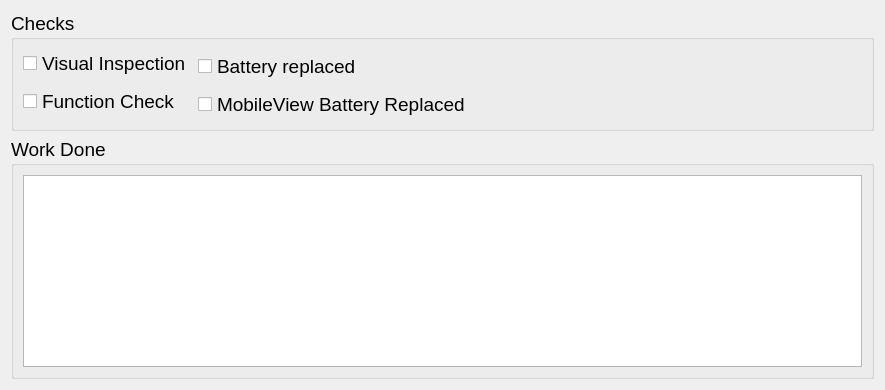
          <widget class="QWidget" name="tab">
           <attribute name="title">
            <string>Return Loan</string>
           </attribute>
           <layout class="QVBoxLayout" name="verticalLayout_9">
            <item>
             <widget class="QGroupBox" name="groupBox_8">
              <property name="maximumSize">
               <size>
                <width>1200</width>
                <height>16777215</height>
               </size>
              </property>
              <property name="font">
               <font>
                <pointsize>14</pointsize>
                <italic>false</italic>
                <bold>false</bold>
               </font>
              </property>
              <property name="cursor">
               <cursorShape>ArrowCursor</cursorShape>
              </property>
              <property name="title">
               <string>Checks</string>
              </property>
              <layout class="QGridLayout" name="gridLayout_4">
               <property name="rightMargin">
                <number>400</number>
               </property>
               <item row="0" column="0">
                <widget class="QCheckBox" name="chkbx_visual_insp">
                 <property name="font">
                  <font>
                   <pointsize>14</pointsize>
                  </font>
                 </property>
                 <property name="cursor">
                  <cursorShape>PointingHandCursor</cursorShape>
                 </property>
                 <property name="text">
                  <string>Visual Inspection</string>
                 </property>
                </widget>
               </item>
               <item row="0" column="1" rowspan="2">
                <widget class="QCheckBox" name="chkbx_batt_replace">
                 <property name="font">
                  <font>
                   <pointsize>14</pointsize>
                  </font>
                 </property>
                 <property name="cursor">
                  <cursorShape>PointingHandCursor</cursorShape>
                 </property>
                 <property name="text">
                  <string>Battery replaced</string>
                 </property>
                </widget>
               </item>
               <item row="1" column="0" rowspan="2">
                <widget class="QCheckBox" name="chkbx_function">
                 <property name="font">
                  <font>
                   <pointsize>14</pointsize>
                  </font>
                 </property>
                 <property name="cursor">
                  <cursorShape>PointingHandCursor</cursorShape>
                 </property>
                 <property name="text">
                  <string>Function Check</string>
                 </property>
                </widget>
               </item>
               <item row="2" column="1">
                <widget class="QCheckBox" name="chkbx_rtls_batt">
                 <property name="font">
                  <font>
                   <pointsize>14</pointsize>
                  </font>
                 </property>
                 <property name="cursor">
                  <cursorShape>PointingHandCursor</cursorShape>
                 </property>
                 <property name="text">
                  <string>MobileView Battery Replaced</string>
                 </property>
                </widget>
               </item>
              </layout>
             </widget>
            </item>
            <item>
             <widget class="QGroupBox" name="groupBox_3">
              <property name="maximumSize">
               <size>
                <width>1200</width>
                <height>16777215</height>
               </size>
              </property>
              <property name="font">
               <font>
                <pointsize>14</pointsize>
                <italic>false</italic>
                <bold>false</bold>
               </font>
              </property>
              <property name="title">
               <string>Work Done</string>
              </property>
              <layout class="QHBoxLayout" name="horizontalLayout_6">
               <property name="spacing">
                <number>20</number>
               </property>
               <item>
                <widget class="QPlainTextEdit" name="txt_work_done">
                 <property name="minimumSize">
                  <size>
                   <width>0</width>
                   <height>0</height>
                  </size>
                 </property>
                 <property name="font">
                  <font>
                   <pointsize>14</pointsize>
                  </font>
                 </property>
                </widget>
               </item>
              </layout>
             </widget>
            </item>
           </layout>
          </widget>
